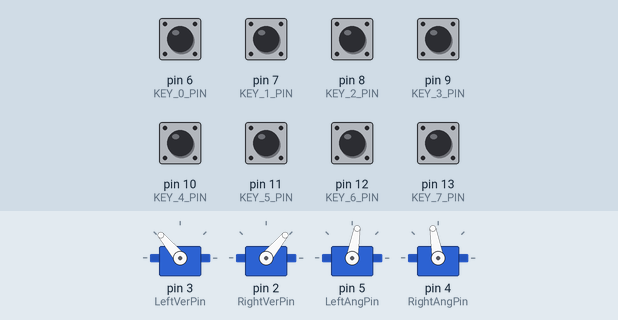
Recording of a sketch running on a simulated Arduino Uno, built with avr-gcc and run on an emulated ATmega328P. Parts: 4 × servo. The test bench sets the inputs (shaded band); at power-on: pin 6 (KEY_0_PIN), pin 7 (KEY_1_PIN), pin 8 (KEY_2_PIN), pin 9 (KEY_3_PIN), pin 10 (KEY_4_PIN), pin 11 (KEY_5_PIN), pin 12 (KEY_6_PIN), pin 13 (KEY_7_PIN) HIGH.

Above: at 1.5 s.
1.6 s: pin 6 (KEY_0_PIN) pulled LOW for 0.15 s
4.7 s: pin 7 (KEY_1_PIN) pulled LOW for 0.15 s
At 6.3 s:
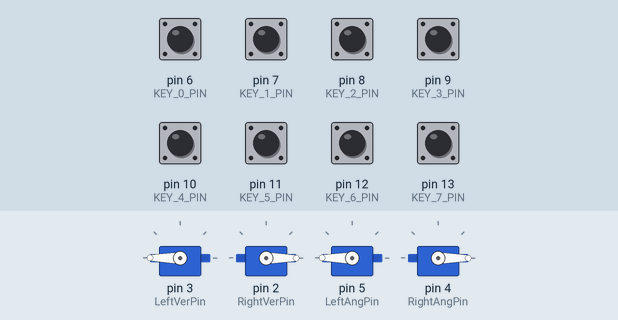
7.7 s: pin 8 (KEY_2_PIN) pulled LOW for 0.15 s
At 8.25 s:
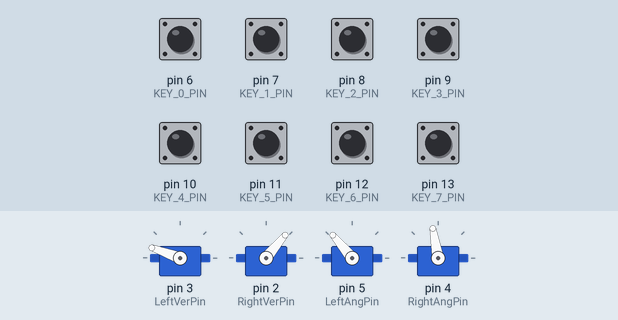
10.8 s: pin 9 (KEY_3_PIN) pulled LOW for 0.15 s
At 11.05 s:
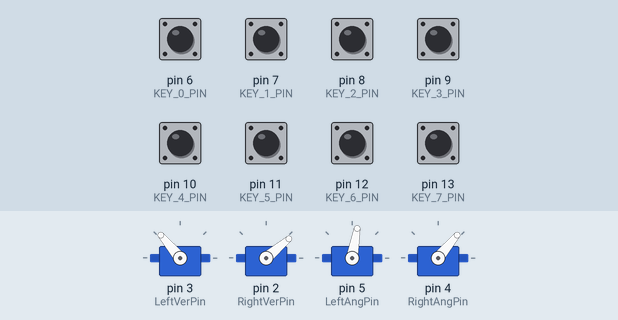
13.8 s: pin 10 (KEY_4_PIN) pulled LOW for 0.15 s
At 14.05 s:
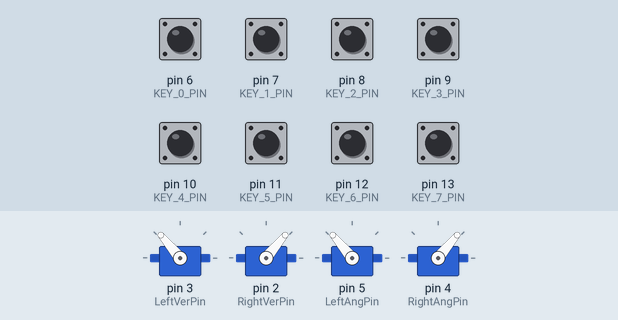
16.9 s: pin 11 (KEY_5_PIN) pulled LOW for 0.15 s
At 17.12 s:
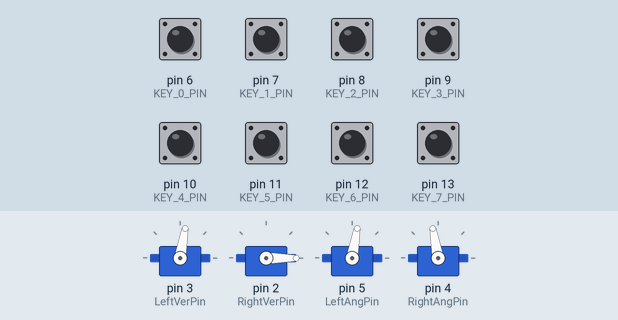
Timing chart, 0 to 20.0 s (numbered marks = the images above; inputs shaded):
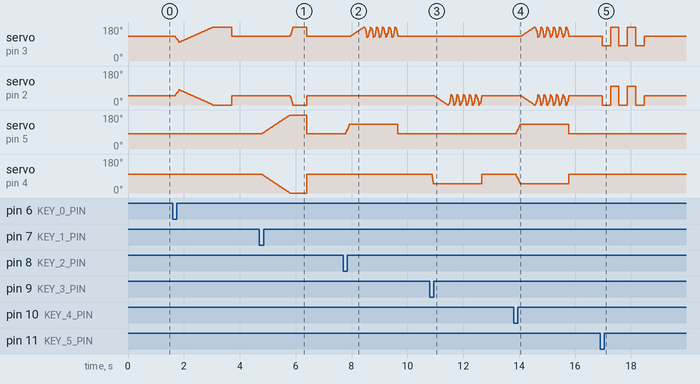

Measured:
- after the input at 4.7 s, servo on pin 3 (LeftVerPin): 130° → 180° after 1.1 s, → 130° 0.59 s later; servo on pin 2 (RightVerPin): 50° → 0° after 1.1 s, → 50° 0.59 s later; servo on pin 5 (LeftAngPin): rises from 80° to 180° in 0.99 s, then falls to 80° in 0.62 s
- after the input at 16.9 s, servo on pin 3 (LeftVerPin): 130° → 80° after 0.07 s, then repeats every 0.60 s: 180° 0.30 s, 80° 0.30 s, until it stays 130° from 18.5 s; servo on pin 2 (RightVerPin): 50° → 0° after 0.07 s, then repeats every 0.60 s: 100° 0.30 s, 0° 0.30 s, until it stays 50° from 18.5 s

The sketch:

KittyEars_Animatronics-main.ino
```cpp
#include <Servo.h>


//приводы
#define       LeftVerPin                     3
#define       LeftAngPin                     5
#define       RightVerPin                    2
#define       RightAngPin                    4
//кнопки
#define       KEY_0_PIN                      6
#define       KEY_1_PIN                      7
#define       KEY_2_PIN                      8
#define       KEY_3_PIN                      9
#define       KEY_4_PIN                      10
#define       KEY_5_PIN                      11
#define       KEY_6_PIN                      12
#define       KEY_7_PIN                      13

#define       KEYS_NUM                       8

#define       KEYBOARD_0                     0
#define       KEYBOARD_1                     1
#define       KEYBOARD_2                     2
#define       KEYBOARD_3                     3
#define       KEYBOARD_4                     4
#define       KEYBOARD_5                     5
#define       KEYBOARD_6                     6
#define       KEYBOARD_7                     7
#define       KEYBOARD_RELEASED              8

//начальное положение приводов
#define       INIT_EARS_POS                  90
#define       INIT_LEFT_VER_POS              130
#define       INIT_RIGHT_VER_POS             50
#define       INIT_LEFT_ANG_POS              80
#define       INIT_RIGHT_ANG_POS             100


Servo LeftVer;
Servo LeftAng;
Servo RightVer;
Servo RightAng;


void setup()
{
  byte KEYS_PINS[KEYS_NUM] = {KEY_0_PIN, KEY_1_PIN, KEY_2_PIN, KEY_3_PIN,
                              KEY_4_PIN, KEY_5_PIN, KEY_6_PIN, KEY_7_PIN};

  for(byte i = 0; i < KEYS_NUM; i++)
  {
    pinMode(KEYS_PINS[i], INPUT);
    digitalWrite(KEYS_PINS[i], HIGH);
  }

  LeftVer.attach(LeftVerPin);
  RightVer.attach(RightVerPin);
  LeftAng.attach(LeftAngPin);
  RightAng.attach(RightAngPin);

  LeftVer.write(INIT_LEFT_VER_POS);
  RightVer.write(INIT_RIGHT_VER_POS);
  LeftAng.write(INIT_LEFT_ANG_POS);
  RightAng.write(INIT_RIGHT_ANG_POS);
  delay(300);

  LeftAng.detach();
  RightAng.detach();
  LeftVer.detach();
  RightVer.detach();
}
//------------------------------------------------------
void loop()
{
  byte Key = ScanKeyBoard();

  if (Key != KEYBOARD_RELEASED)
  {
    void (*EARS[KEYS_NUM])(void) = {Ears_0, Ears_1, Ears_2, Ears_3,
                                    Ears_4, Ears_5, Ears_6, Ears_7};
    (*EARS[Key])();
  }
}
//------------------------------------------------------
void Ears_0()
{
  const byte MaxAngleShift = 30;
  unsigned int MoveDelay = 5;
  unsigned int PosDelay = 500;

  LeftVer.attach(LeftVerPin);
  RightVer.attach(RightVerPin);

  for(byte i=0; i <= MaxAngleShift; i++)
  {
    LeftVer.write(INIT_LEFT_VER_POS - i);
    RightVer.write(INIT_RIGHT_VER_POS + i);
    delay(MoveDelay);
  }

  for(byte i=0; i <= 3*MaxAngleShift; i++)
  {
    LeftVer.write(INIT_LEFT_VER_POS - MaxAngleShift + i);
    RightVer.write(INIT_RIGHT_VER_POS + MaxAngleShift - i);
    delay(3*MoveDelay);
  }

  delay(PosDelay);

  LeftVer.write(INIT_LEFT_VER_POS);
  RightVer.write(INIT_RIGHT_VER_POS);
  delay(500);

  LeftVer.detach();
  RightVer.detach();
}
//------------------------------------------------------
void Ears_1()
{
  const byte MaxAngleShift = 100;
  unsigned int MoveDelay = 10;
  unsigned int PosDelay = 500;


  LeftAng.attach(LeftAngPin);
  RightAng.attach(RightAngPin);

  for(byte i=0; i <= MaxAngleShift; i++)
  {
    LeftAng.write(INIT_LEFT_ANG_POS + i);
    RightAng.write(INIT_RIGHT_ANG_POS - i);
    delay(MoveDelay);
  }
  LeftAng.detach();
  RightAng.detach();

  LeftVer.attach(LeftVerPin);
  RightVer.attach(RightVerPin);
  for(byte i=0; i <= MaxAngleShift/2; i++)
  {
    LeftVer.write(INIT_LEFT_VER_POS + i);
    RightVer.write(INIT_RIGHT_VER_POS - i);
    delay(MoveDelay/5);
  }

  delay(PosDelay);

  LeftAng.attach(LeftAngPin);
  RightAng.attach(RightAngPin);

  LeftVer.write(INIT_LEFT_VER_POS);
  RightVer.write(INIT_RIGHT_VER_POS);
  LeftAng.write(INIT_LEFT_ANG_POS);
  RightAng.write(INIT_RIGHT_ANG_POS);
  delay(500);

  LeftVer.detach();
  RightVer.detach();
  LeftAng.detach();
  RightAng.detach();
}
//------------------------------------------------------
void Ears_2()
{
  unsigned int MoveDelay = 10;
  byte AnglePos;

  LeftAng.attach(LeftAngPin);
  for(byte i=0; i <= 50; i++)
  {
    LeftAng.write(INIT_LEFT_ANG_POS + i);
    delay(3);
  }
  LeftAng.detach();

  AnglePos = INIT_LEFT_VER_POS;
  LeftVer.attach(LeftVerPin);
  for(byte i=0; i <= 50; i++)
  {
    LeftVer.write(AnglePos);
    AnglePos = INIT_LEFT_VER_POS + i;
    delay(MoveDelay);
  }


  for(byte i=0; i <= 10; i++)
  {
    LeftVer.write(AnglePos);
    AnglePos -= i;
    delay(MoveDelay);
  }

  for(byte j=0; j<5; j++)
  {
    for(byte i=0; i <= 10; i++)
    {
      LeftVer.write(AnglePos);
      AnglePos += i;
      delay(MoveDelay);
    }

    for(byte i=0; i <= 10; i++)
    {
      LeftVer.write(AnglePos);
      AnglePos -= i;
      delay(MoveDelay);
    }
  }


  LeftAng.attach(LeftAngPin);
  LeftVer.write(INIT_LEFT_VER_POS);
  LeftAng.write(INIT_LEFT_ANG_POS);
  delay(500);

  LeftAng.detach();
  LeftVer.detach();
}
//------------------------------------------------------
void Ears_3()
{
  unsigned int MoveDelay = 10;
  byte AnglePos;


  RightAng.attach(RightAngPin);
  for(byte i=0; i <= 50; i++)
  {
    RightAng.write(INIT_RIGHT_ANG_POS - i);
    delay(1);
  }
  RightAng.detach();

  AnglePos = INIT_RIGHT_VER_POS;
  RightVer.attach(RightVerPin);
  for(byte i=0; i <= 50; i++)
  {
    RightVer.write(AnglePos);
    AnglePos = INIT_RIGHT_VER_POS - i;
    delay(MoveDelay);
  }

  for(byte i=0; i <= 10; i++)
  {
    RightVer.write(AnglePos);
    AnglePos += i;
    delay(MoveDelay);
  }

  for(byte j=0; j<5; j++)
  {
    for(byte i=0; i <= 10; i++)
    {
      RightVer.write(AnglePos);
      AnglePos -= i;
      delay(MoveDelay);
    }

    for(byte i=0; i <= 10; i++)
    {
      RightVer.write(AnglePos);
      AnglePos += i;
      delay(MoveDelay);
    }
  }

  RightAng.attach(RightAngPin);
  RightVer.write(INIT_RIGHT_VER_POS);
  RightAng.write(INIT_RIGHT_ANG_POS);
  delay(500);

  RightAng.detach();
  RightVer.detach();
}
//------------------------------------------------------
void Ears_4()
{
  unsigned int MoveDelay = 10;
  byte AngleLeftPos;
  byte AngleRightPos;

  LeftAng.attach(LeftAngPin);
  RightAng.attach(RightAngPin);
  for(byte i=0; i <= 50; i++)
  {
    LeftAng.write(INIT_LEFT_ANG_POS + i);
    RightAng.write(INIT_RIGHT_ANG_POS - i);
    delay(3);
  }
  LeftAng.detach();
  RightAng.detach();

  AngleLeftPos = INIT_LEFT_VER_POS;
  AngleRightPos = INIT_RIGHT_VER_POS;
  LeftVer.attach(LeftVerPin);
  RightVer.attach(RightVerPin);
  for(byte i=0; i <= 50; i++)
  {
    LeftVer.write(AngleLeftPos);
    RightVer.write(AngleRightPos);
    AngleLeftPos = INIT_LEFT_VER_POS + i;
    AngleRightPos = INIT_RIGHT_VER_POS - i;
    delay(MoveDelay);
  }

  for(byte i=0; i <= 10; i++)
  {
    LeftVer.write(AngleLeftPos);
    RightVer.write(AngleRightPos);
    AngleLeftPos -= i;
    AngleRightPos += i;
    delay(MoveDelay);
  }

  for(byte j=0; j<5; j++)
  {
    for(byte i=0; i <= 10; i++)
    {
      LeftVer.write(AngleLeftPos);
      RightVer.write(AngleRightPos);
      AngleLeftPos += i;
      AngleRightPos -= i;
      delay(MoveDelay);
    }

    for(byte i=0; i <= 10; i++)
    {
      LeftVer.write(AngleLeftPos);
      RightVer.write(AngleRightPos);
      AngleLeftPos -= i;
      AngleRightPos += i;
      delay(MoveDelay);
    }
  }

  LeftAng.attach(LeftAngPin);
  RightAng.attach(RightAngPin);
  LeftVer.write(INIT_LEFT_VER_POS);
  LeftAng.write(INIT_LEFT_ANG_POS);
  RightVer.write(INIT_RIGHT_VER_POS);
  RightAng.write(INIT_RIGHT_ANG_POS);
  delay(300);

  LeftAng.detach();
  LeftVer.detach();
  RightAng.detach();
  RightVer.detach();
}
//------------------------------------------------------
void Ears_5()
{
  const byte MaxAngleShift = 50;
  unsigned int PosDelay = 300;

  byte PosLeft = INIT_LEFT_VER_POS;
  byte PosRight = INIT_RIGHT_VER_POS;

  LeftVer.attach(LeftVerPin);
  RightVer.attach(RightVerPin);

  PosLeft -= MaxAngleShift;
  PosRight -= MaxAngleShift;
  LeftVer.write(PosLeft);
  RightVer.write(PosRight);

  delay(PosDelay);

  for(byte i = 0; i < 2; i++)
  {
    PosLeft += 2*MaxAngleShift;
    PosRight += 2*MaxAngleShift;
    LeftVer.write(PosLeft);
    RightVer.write(PosRight);
    delay(PosDelay);
    PosLeft -= 2*MaxAngleShift;
    PosRight -= 2*MaxAngleShift;
    LeftVer.write(PosLeft);
    RightVer.write(PosRight);
    delay(PosDelay);
  }

  LeftVer.write(INIT_LEFT_VER_POS);
  RightVer.write(INIT_RIGHT_VER_POS);
  delay(500);

  LeftVer.detach();
  RightVer.detach();
}
//------------------------------------------------------
void Ears_6()
{
  const byte MaxAngleShift = 70;

  LeftVer.attach(LeftVerPin);
  RightVer.attach(RightVerPin);
  LeftVer.write(INIT_LEFT_VER_POS - MaxAngleShift);
  RightVer.write(INIT_RIGHT_VER_POS + MaxAngleShift);
  delay(1000);

  for(byte i=0; i <= MaxAngleShift; i++)
  {
    LeftVer.write(INIT_LEFT_VER_POS - MaxAngleShift + i);
    RightVer.write(INIT_RIGHT_VER_POS + MaxAngleShift - i);
    delay(30);
  }
  delay(500);

  LeftVer.write(INIT_LEFT_VER_POS);
  RightVer.write(INIT_RIGHT_VER_POS);
  delay(500);

  LeftVer.detach();
  RightVer.detach();
}
//------------------------------------------------------
void Ears_7()
{
  const unsigned int pause = 3000;

  Ears_0();
  delay(pause);
  Ears_1();
  delay(pause);
  Ears_2();
  delay(pause);
  Ears_3();
  delay(pause);
  Ears_4();
  delay(pause);
  Ears_5();
  delay(pause);
  Ears_6();
}
//-----------------------------------
//проверка клавиатуры
byte ScanKeyBoard()
{
  byte KEYS_PINS[KEYS_NUM] = {KEY_0_PIN, KEY_1_PIN, KEY_2_PIN, KEY_3_PIN,
                              KEY_4_PIN, KEY_5_PIN, KEY_6_PIN, KEY_7_PIN};

  for (byte i = 0; i < KEYS_NUM; i++)
  {
    if (digitalRead(KEYS_PINS[i]) == 0)
    {
      delay(70);
      if (digitalRead(KEYS_PINS[i]) == 0)
        return i;
    }
  }

  return KEYBOARD_RELEASED;
}
```
